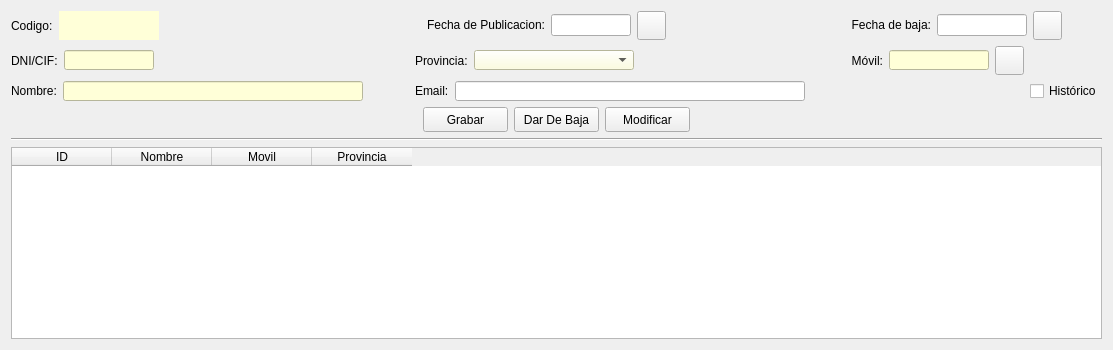
      <widget class="QWidget" name="tab">
       <attribute name="title">
        <string>VENDEDORES</string>
       </attribute>
       <layout class="QGridLayout" name="gridLayout_4">
        <item row="5" column="0" colspan="4">
         <widget class="QTableWidget" name="tabVendedores">
          <property name="sizePolicy">
           <sizepolicy hsizetype="Expanding" vsizetype="Expanding">
            <horstretch>0</horstretch>
            <verstretch>0</verstretch>
           </sizepolicy>
          </property>
          <property name="editTriggers">
           <set>QAbstractItemView::NoEditTriggers</set>
          </property>
          <property name="alternatingRowColors">
           <bool>true</bool>
          </property>
          <property name="selectionMode">
           <enum>QAbstractItemView::SingleSelection</enum>
          </property>
          <property name="selectionBehavior">
           <enum>QAbstractItemView::SelectRows</enum>
          </property>
          <attribute name="verticalHeaderVisible">
           <bool>false</bool>
          </attribute>
          <column>
           <property name="text">
            <string>ID</string>
           </property>
          </column>
          <column>
           <property name="text">
            <string>Nombre</string>
           </property>
          </column>
          <column>
           <property name="text">
            <string>Movil</string>
           </property>
          </column>
          <column>
           <property name="text">
            <string>Provincia</string>
           </property>
          </column>
         </widget>
        </item>
        <item row="4" column="0" colspan="4">
         <widget class="Line" name="line_4">
          <property name="orientation">
           <enum>Qt::Horizontal</enum>
          </property>
         </widget>
        </item>
        <item row="3" column="0" colspan="4">
         <layout class="QHBoxLayout" name="layoutBotones_4">
          <item>
           <spacer name="horizontalSpacer_38">
            <property name="orientation">
             <enum>Qt::Horizontal</enum>
            </property>
            <property name="sizeHint" stdset="0">
             <size>
              <width>40</width>
              <height>20</height>
             </size>
            </property>
           </spacer>
          </item>
          <item>
           <widget class="QPushButton" name="btnGrabarVen">
            <property name="minimumSize">
             <size>
              <width>85</width>
              <height>25</height>
             </size>
            </property>
            <property name="maximumSize">
             <size>
              <width>90</width>
              <height>30</height>
             </size>
            </property>
            <property name="text">
             <string>Grabar</string>
            </property>
           </widget>
          </item>
          <item>
           <widget class="QPushButton" name="btnDelVen">
            <property name="minimumSize">
             <size>
              <width>85</width>
              <height>25</height>
             </size>
            </property>
            <property name="maximumSize">
             <size>
              <width>90</width>
              <height>30</height>
             </size>
            </property>
            <property name="text">
             <string>Dar De Baja</string>
            </property>
           </widget>
          </item>
          <item>
           <widget class="QPushButton" name="btnModifVen">
            <property name="minimumSize">
             <size>
              <width>85</width>
              <height>25</height>
             </size>
            </property>
            <property name="maximumSize">
             <size>
              <width>90</width>
              <height>30</height>
             </size>
            </property>
            <property name="text">
             <string>Modificar</string>
            </property>
           </widget>
          </item>
          <item>
           <spacer name="horizontalSpacer_39">
            <property name="orientation">
             <enum>Qt::Horizontal</enum>
            </property>
            <property name="sizeHint" stdset="0">
             <size>
              <width>40</width>
              <height>20</height>
             </size>
            </property>
           </spacer>
          </item>
         </layout>
        </item>
        <item row="0" column="0">
         <layout class="QHBoxLayout" name="horizontalLayout_18">
          <item>
           <widget class="QLabel" name="lblCodigoVen">
            <property name="text">
             <string>Codigo:</string>
            </property>
           </widget>
          </item>
          <item>
           <widget class="QLabel" name="lblVen">
            <property name="minimumSize">
             <size>
              <width>100</width>
              <height>0</height>
             </size>
            </property>
            <property name="font">
             <font>
              <pointsize>12</pointsize>
             </font>
            </property>
            <property name="styleSheet">
             <string notr="true">background-color: rgb(255, 255, 216);</string>
            </property>
            <property name="text">
             <string/>
            </property>
            <property name="alignment">
             <set>Qt::AlignCenter</set>
            </property>
           </widget>
          </item>
          <item>
           <spacer name="horizontalSpacer_40">
            <property name="orientation">
             <enum>Qt::Horizontal</enum>
            </property>
            <property name="sizeHint" stdset="0">
             <size>
              <width>40</width>
              <height>20</height>
             </size>
            </property>
           </spacer>
          </item>
         </layout>
        </item>
        <item row="1" column="2">
         <layout class="QHBoxLayout" name="horizontalLayout_24">
          <item>
           <widget class="QLabel" name="lblProvVen">
            <property name="text">
             <string>Provincia:</string>
            </property>
           </widget>
          </item>
          <item>
           <widget class="QComboBox" name="cmbProvVen">
            <property name="sizePolicy">
             <sizepolicy hsizetype="Fixed" vsizetype="Fixed">
              <horstretch>0</horstretch>
              <verstretch>0</verstretch>
             </sizepolicy>
            </property>
            <property name="minimumSize">
             <size>
              <width>160</width>
              <height>20</height>
             </size>
            </property>
            <property name="maximumSize">
             <size>
              <width>200</width>
              <height>20</height>
             </size>
            </property>
            <property name="styleSheet">
             <string notr="true">background-color: rgb(255, 255, 216);</string>
            </property>
           </widget>
          </item>
          <item>
           <spacer name="horizontalSpacer_42">
            <property name="orientation">
             <enum>Qt::Horizontal</enum>
            </property>
            <property name="sizeHint" stdset="0">
             <size>
              <width>40</width>
              <height>20</height>
             </size>
            </property>
           </spacer>
          </item>
         </layout>
        </item>
        <item row="1" column="0">
         <layout class="QHBoxLayout" name="horizontalLayout_20">
          <item>
           <widget class="QLabel" name="lblDniVen">
            <property name="text">
             <string>DNI/CIF:</string>
            </property>
           </widget>
          </item>
          <item>
           <widget class="QLineEdit" name="txtDniVen">
            <property name="sizePolicy">
             <sizepolicy hsizetype="Fixed" vsizetype="Fixed">
              <horstretch>0</horstretch>
              <verstretch>0</verstretch>
             </sizepolicy>
            </property>
            <property name="minimumSize">
             <size>
              <width>90</width>
              <height>20</height>
             </size>
            </property>
            <property name="maximumSize">
             <size>
              <width>90</width>
              <height>20</height>
             </size>
            </property>
            <property name="styleSheet">
             <string notr="true">background-color: rgb(255, 255, 216);</string>
            </property>
            <property name="text">
             <string/>
            </property>
           </widget>
          </item>
          <item>
           <spacer name="horizontalSpacer_44">
            <property name="orientation">
             <enum>Qt::Horizontal</enum>
            </property>
            <property name="sizeHint" stdset="0">
             <size>
              <width>40</width>
              <height>20</height>
             </size>
            </property>
           </spacer>
          </item>
         </layout>
        </item>
        <item row="1" column="3">
         <layout class="QHBoxLayout" name="horizontalLayout_25">
          <item>
           <widget class="QLabel" name="lblMovilVen">
            <property name="text">
             <string>Móvil:</string>
            </property>
            <property name="alignment">
             <set>Qt::AlignRight|Qt::AlignTrailing|Qt::AlignVCenter</set>
            </property>
           </widget>
          </item>
          <item>
           <widget class="QLineEdit" name="txtMovilVen">
            <property name="sizePolicy">
             <sizepolicy hsizetype="Fixed" vsizetype="Fixed">
              <horstretch>0</horstretch>
              <verstretch>0</verstretch>
             </sizepolicy>
            </property>
            <property name="minimumSize">
             <size>
              <width>90</width>
              <height>20</height>
             </size>
            </property>
            <property name="maximumSize">
             <size>
              <width>100</width>
              <height>20</height>
             </size>
            </property>
            <property name="styleSheet">
             <string notr="true">background-color: rgb(255, 255, 216);</string>
            </property>
            <property name="inputMethodHints">
             <set>Qt::ImhDigitsOnly</set>
            </property>
            <property name="alignment">
             <set>Qt::AlignCenter</set>
            </property>
           </widget>
          </item>
          <item>
           <widget class="QPushButton" name="btnBuscarMovilVen">
            <property name="minimumSize">
             <size>
              <width>29</width>
              <height>29</height>
             </size>
            </property>
            <property name="maximumSize">
             <size>
              <width>29</width>
              <height>29</height>
             </size>
            </property>
            <property name="text">
             <string/>
            </property>
            <property name="icon">
             <iconset>
              <normaloff>../img/buscar.png</normaloff>../img/buscar.png</iconset>
            </property>
            <property name="iconSize">
             <size>
              <width>28</width>
              <height>28</height>
             </size>
            </property>
           </widget>
          </item>
          <item>
           <spacer name="horizontalSpacer_46">
            <property name="orientation">
             <enum>Qt::Horizontal</enum>
            </property>
            <property name="sizeHint" stdset="0">
             <size>
              <width>40</width>
              <height>20</height>
             </size>
            </property>
           </spacer>
          </item>
         </layout>
        </item>
        <item row="2" column="2">
         <layout class="QHBoxLayout" name="horizontalLayout_27">
          <item>
           <widget class="QLabel" name="lblEmailVen">
            <property name="text">
             <string>Email:</string>
            </property>
           </widget>
          </item>
          <item>
           <widget class="QLineEdit" name="txtEmailVen">
            <property name="sizePolicy">
             <sizepolicy hsizetype="Fixed" vsizetype="Fixed">
              <horstretch>0</horstretch>
              <verstretch>0</verstretch>
             </sizepolicy>
            </property>
            <property name="minimumSize">
             <size>
              <width>350</width>
              <height>0</height>
             </size>
            </property>
            <property name="maximumSize">
             <size>
              <width>400</width>
              <height>20</height>
             </size>
            </property>
           </widget>
          </item>
          <item>
           <spacer name="horizontalSpacer_43">
            <property name="orientation">
             <enum>Qt::Horizontal</enum>
            </property>
            <property name="sizeHint" stdset="0">
             <size>
              <width>40</width>
              <height>20</height>
             </size>
            </property>
           </spacer>
          </item>
         </layout>
        </item>
        <item row="2" column="3">
         <layout class="QHBoxLayout" name="horizontalLayout_28">
          <item>
           <spacer name="horizontalSpacer_48">
            <property name="orientation">
             <enum>Qt::Horizontal</enum>
            </property>
            <property name="sizeHint" stdset="0">
             <size>
              <width>40</width>
              <height>20</height>
             </size>
            </property>
           </spacer>
          </item>
          <item>
           <widget class="QCheckBox" name="chkHistoricoVen">
            <property name="text">
             <string>Histórico</string>
            </property>
           </widget>
          </item>
         </layout>
        </item>
        <item row="2" column="0">
         <layout class="QHBoxLayout" name="horizontalLayout_19">
          <item>
           <widget class="QLabel" name="lblNombreVen">
            <property name="text">
             <string>Nombre:</string>
            </property>
           </widget>
          </item>
          <item>
           <widget class="QLineEdit" name="txtNombreVen">
            <property name="sizePolicy">
             <sizepolicy hsizetype="Fixed" vsizetype="Fixed">
              <horstretch>0</horstretch>
              <verstretch>0</verstretch>
             </sizepolicy>
            </property>
            <property name="minimumSize">
             <size>
              <width>300</width>
              <height>20</height>
             </size>
            </property>
            <property name="maximumSize">
             <size>
              <width>320</width>
              <height>20</height>
             </size>
            </property>
            <property name="styleSheet">
             <string notr="true">background-color: rgb(255, 255, 216);</string>
            </property>
            <property name="text">
             <string/>
            </property>
           </widget>
          </item>
          <item>
           <spacer name="horizontalSpacer_45">
            <property name="orientation">
             <enum>Qt::Horizontal</enum>
            </property>
            <property name="sizeHint" stdset="0">
             <size>
              <width>40</width>
              <height>20</height>
             </size>
            </property>
           </spacer>
          </item>
         </layout>
        </item>
        <item row="0" column="3">
         <layout class="QHBoxLayout" name="horizontalLayout_23">
          <item>
           <widget class="QLabel" name="lblFechaBajaVen">
            <property name="minimumSize">
             <size>
              <width>80</width>
              <height>20</height>
             </size>
            </property>
            <property name="maximumSize">
             <size>
              <width>160</width>
              <height>20</height>
             </size>
            </property>
            <property name="layoutDirection">
             <enum>Qt::LeftToRight</enum>
            </property>
            <property name="text">
             <string>Fecha de baja:</string>
            </property>
            <property name="textFormat">
             <enum>Qt::AutoText</enum>
            </property>
            <property name="alignment">
             <set>Qt::AlignRight|Qt::AlignTrailing|Qt::AlignVCenter</set>
            </property>
           </widget>
          </item>
          <item>
           <widget class="QLineEdit" name="txtFechaBajaVen">
            <property name="minimumSize">
             <size>
              <width>90</width>
              <height>0</height>
             </size>
            </property>
            <property name="maximumSize">
             <size>
              <width>80</width>
              <height>16777215</height>
             </size>
            </property>
           </widget>
          </item>
          <item>
           <widget class="QPushButton" name="btnFechaBajaVen">
            <property name="minimumSize">
             <size>
              <width>29</width>
              <height>29</height>
             </size>
            </property>
            <property name="maximumSize">
             <size>
              <width>29</width>
              <height>29</height>
             </size>
            </property>
            <property name="text">
             <string/>
            </property>
            <property name="icon">
             <iconset>
              <normaloff>../img/calendar.png</normaloff>../img/calendar.png</iconset>
            </property>
            <property name="iconSize">
             <size>
              <width>28</width>
              <height>28</height>
             </size>
            </property>
           </widget>
          </item>
          <item>
           <spacer name="horizontalSpacer_41">
            <property name="orientation">
             <enum>Qt::Horizontal</enum>
            </property>
            <property name="sizeHint" stdset="0">
             <size>
              <width>40</width>
              <height>20</height>
             </size>
            </property>
           </spacer>
          </item>
         </layout>
        </item>
        <item row="0" column="2">
         <layout class="QHBoxLayout" name="horizontalLayout_26">
          <item>
           <widget class="QLabel" name="lblFechaVen">
            <property name="minimumSize">
             <size>
              <width>130</width>
              <height>20</height>
             </size>
            </property>
            <property name="maximumSize">
             <size>
              <width>140</width>
              <height>20</height>
             </size>
            </property>
            <property name="layoutDirection">
             <enum>Qt::LeftToRight</enum>
            </property>
            <property name="text">
             <string>Fecha de Publicacion:</string>
            </property>
            <property name="textFormat">
             <enum>Qt::AutoText</enum>
            </property>
            <property name="alignment">
             <set>Qt::AlignRight|Qt::AlignTrailing|Qt::AlignVCenter</set>
            </property>
           </widget>
          </item>
          <item>
           <widget class="QLineEdit" name="txtFechaVen">
            <property name="minimumSize">
             <size>
              <width>80</width>
              <height>0</height>
             </size>
            </property>
            <property name="maximumSize">
             <size>
              <width>80</width>
              <height>16777215</height>
             </size>
            </property>
           </widget>
          </item>
          <item>
           <widget class="QPushButton" name="btnFechaVen">
            <property name="minimumSize">
             <size>
              <width>29</width>
              <height>29</height>
             </size>
            </property>
            <property name="maximumSize">
             <size>
              <width>29</width>
              <height>29</height>
             </size>
            </property>
            <property name="text">
             <string/>
            </property>
            <property name="icon">
             <iconset>
              <normaloff>../img/calendar.png</normaloff>../img/calendar.png</iconset>
            </property>
            <property name="iconSize">
             <size>
              <width>28</width>
              <height>28</height>
             </size>
            </property>
           </widget>
          </item>
          <item>
           <spacer name="horizontalSpacer_47">
            <property name="orientation">
             <enum>Qt::Horizontal</enum>
            </property>
            <property name="sizeHint" stdset="0">
             <size>
              <width>40</width>
              <height>20</height>
             </size>
            </property>
           </spacer>
          </item>
         </layout>
        </item>
       </layout>
      </widget>
